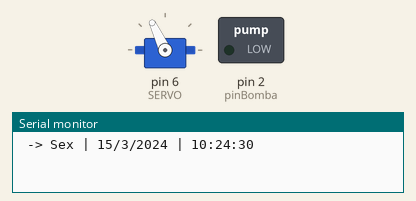
Recording of a sketch running on a simulated Arduino Uno, built with avr-gcc and run on an emulated ATmega328P. Shown: servo, switched loads named in the sketch (green lamp = pin HIGH), the last lines printed to the serial monitor. The local clock reads 2024-03-15 10:24:30 at power-on unless the sketch sets it.

Above: at 0.1 s.
At 31.1 s:
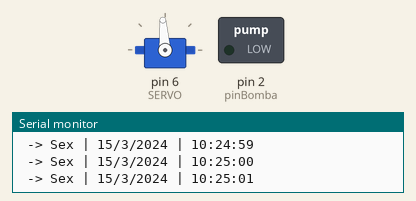
Timing chart, 0 to 32.6 s (numbered marks = the images above):
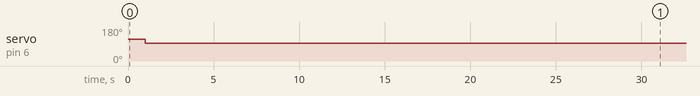

The sketch:

funcao_arduino.ino
```cpp
// --- Bibliotecas Auxiliares ---
#include <virtuabotixRTC.h>                    //biblioteca para o RTC DS1302
#include <Servo.h>                             //biblioteca para o microservo

// ========================================================================================================
// --- Mapeamento de Hardware ---
//BOMBA
#define pinBomba 2
//DS1302
#define   clk   3
#define   dat   4
#define   rst   5
//micro servo
#define SERVO 6 // Porta Digital 6 PWM


// ========================================================================================================
// --- Constantes Auxiliares ---
// DS1302 relógio
#define   segL       0  //segundos
#define   minL       48 //minutos
#define   horL       14 //horas
#define   d_semL      2 //dia da semana
#define   d_mesL      6 //dia do mes
#define   mesL       11 //mes
#define   anoL     2023 //ano
// micro servo
#define posicaoNeutra 115 //posicao neutra
#define posicaoLeste 60 //posicao virada ao leste (comeco do dia)
#define posicaoOeste 170 //posicao virada ao oeste (fim do dia)

//Variáveis
Servo s; // Variável Servo
int pos; // Posição Servo


// ========================================================================================================
// --- Declaração de Objetos ---
virtuabotixRTC   myRTC(clk, dat, rst);         //declara objeto para o RTC


// ========================================================================================================
// --- Protótipo das Funções ---
void DS1302();
void week(int dayW);
void tracking(int minutos, int horas);

// ========================================================================================================
// --- Configurações Iniciais ---
void setup()
{
  pinMode(pinBomba,OUTPUT);
  s.attach(SERVO);
  Serial.begin(9600);
  //Faça upload do código para o Arduino uma vez para carregar os
  //dados iniciai no RTC.
  //Após, comente a linha abaixo e faça upload novamente.
  //myRTC.setDS1302Time(segL, minL, horL, d_semL, d_mesL, mesL, anoL);

} //end setup


// ========================================================================================================
// --- Loop Infinito ---
void loop()
{
  switch(myRTC.hours){
    case 5 ... 7:
      s.write(posicaoLeste);
      break;

    case 8 ... 16:
      tracking(myRTC.minutes, myRTC.hours);
      break;

    case 17 ... 20:
      s.write(posicaoOeste);
      break;

    case 21:
      s.write(posicaoNeutra);
      if(myRTC.minutes == 30 && myRTC.seconds < 10){
        delay(2000);
        digitalWrite(pinBomba, HIGH);
        delay(15000);
        digitalWrite(pinBomba, LOW);
      }


    default:
      s.write(posicaoNeutra);
      break;
  }

   DS1302();

} //end loop


// ========================================================================================================
// --- Desenvolvimento das Funções ---
void DS1302()
{
  myRTC.updateTime();         //faz leitura do DS1302

  // Imprime informações
  Serial.print(" -> ");
  week(myRTC.dayofweek);
  Serial.print(" | ");
  Serial.print(myRTC.dayofmonth);
  Serial.print("/");
  Serial.print(myRTC.month);
  Serial.print("/");
  Serial.print(myRTC.year);
  Serial.print(" | ");
  if(myRTC.hours < 10) Serial.print("0");
  Serial.print(myRTC.hours);
  Serial.print(":");
  if(myRTC.minutes < 10) Serial.print("0");
  Serial.print(myRTC.minutes);
  Serial.print(":");
  if(myRTC.seconds < 10) Serial.print("0");
  Serial.println(myRTC.seconds);
  delay(1000);

}


void week(int dayW)
{

  switch(dayW)
  {
    case 1: Serial.print("Dom"); break;
    case 2: Serial.print("Seg"); break;
    case 3: Serial.print("Ter"); break;
    case 4: Serial.print("Qua"); break;
    case 5: Serial.print("Qui"); break;
    case 6: Serial.print("Sex"); break;
    case 7: Serial.print("Sab"); break;

  } //end switch

} //end week


void tracking(int minutos, int horas)
{
  s.write((horas-8)*13+63+(minutos*0.2));
}
```

Measured:
- by itself, servo on pin 6 (SERVO): 115° → 93° at 1.0 s, → 94° 30.1 s later
